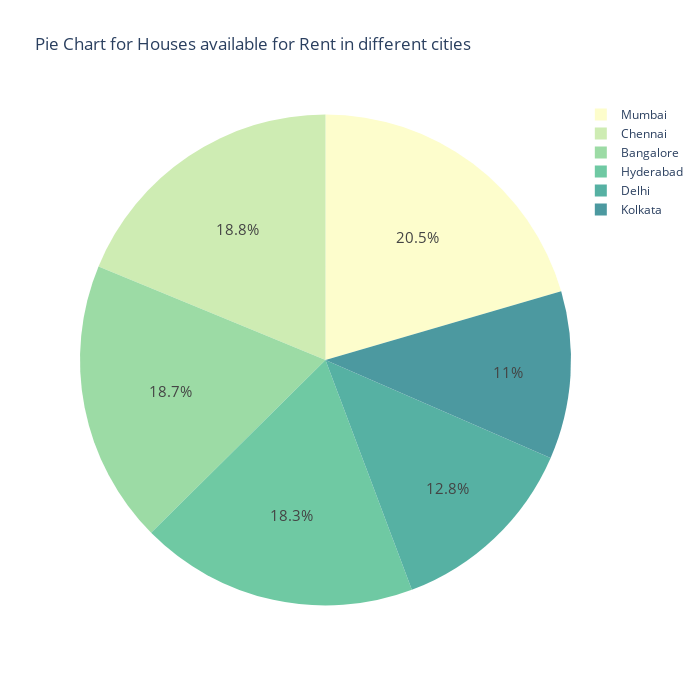

The cell this chart's notebook holds for it:
### Code cell
sns.set_style('whitegrid')
fig,axes = plt.subplots(figsize=(12,8))
colors = ['#87ace8','#e3784d', '#6ecc64','#b644e3','#eb7c87', '#EAE509']

ax = sns.countplot(x='City',data=rent_data, palette=['#EAE509','#87ace8', '#6ecc64','#eb7c87','#e3784d','#b644e3'])
for container in ax.containers:
    ax.bar_label(container)
plt.title('City wise Houses available for Rent',fontsize=15)
plt.show()

fig = px.pie(rent_data, names='City', height=700, width= 700, color_discrete_sequence=px.colors.sequential.deep, title='Pie Chart for Houses available for Rent in different cities')
fig.update_traces(textfont_size=15)
fig.show()

### Figure 1 — Plotly figure (JSON) as saved in the notebook; plotly's stock layout.template omitted (floating-point values rounded to 4 significant figures; data arrays with more than 128 entries replaced by an {"elided": "..."} marker saying what was removed)
{"data": [{"domain": {"x": [0, 1], "y": [0, 1]}, "hovertemplate": "City=%{label}<extra></extra>", "labels": {"elided": "4745 str values"}, "legendgroup": "", "name": "", "showlegend": true, "textfont": {"size": 15}, "type": "pie"}], "layout": {"height": 700, "legend": {"tracegroupgap": 0}, "piecolorway": ["rgb(253, 253, 204)", "rgb(206, 236, 179)", "rgb(156, 219, 165)", "rgb(111, 201, 163)", "rgb(86, 177, 163)", "rgb(76, 153, 160)", "rgb(68, 130, 155)", "rgb(62, 108, 150)", "rgb(62, 82, 143)", "rgb(64, 60, 115)", "rgb(54, 43, 77)", "rgb(39, 26, 44)"], "title": {"text": "Pie Chart for Houses available for Rent in different cities"}, "width": 700}}
